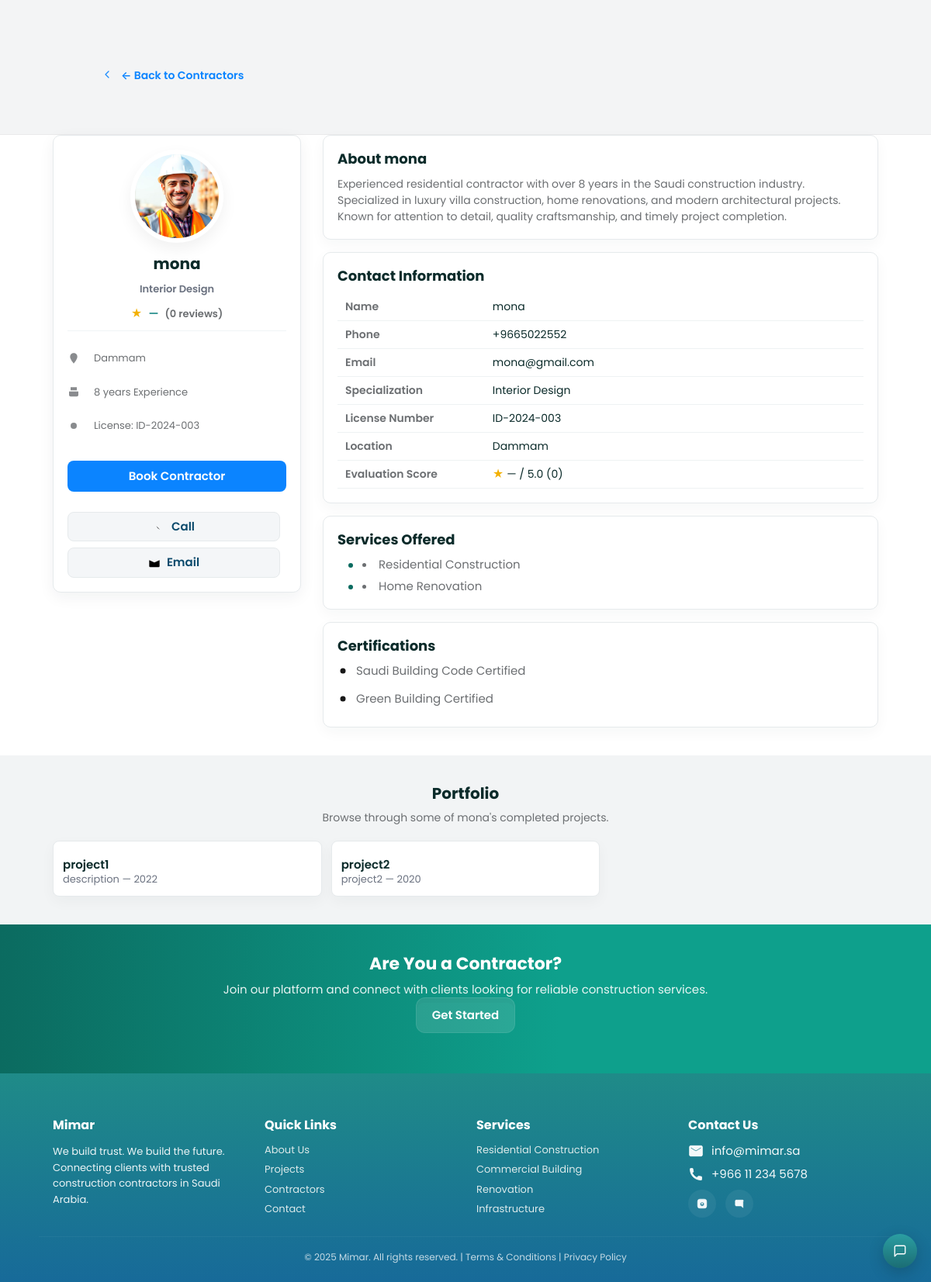
The app's page /new_backend/contractors_frontend/profile.php?id=7 with its own data.
### tables this page shows
CREATE TABLE `contractorprofile` (
  `contractor_id` int(11) NOT NULL,
  `specialization` varchar(200) DEFAULT NULL,
  `license_number` varchar(200) DEFAULT NULL,
  `location` varchar(300) DEFAULT NULL,
  `about` longtext DEFAULT NULL,
  `experience_years` tinyint(3) UNSIGNED DEFAULT NULL,
  `profile_image` varchar(600) DEFAULT NULL,
  `created_at` datetime(3) NOT NULL DEFAULT current_timestamp(3)
);

CREATE TABLE `user` (
  `user_id` int(11) NOT NULL,
  `name` varchar(200) NOT NULL,
  `email` varchar(320) NOT NULL,
  `password` varchar(512) NOT NULL,
  `phone` varchar(50) DEFAULT NULL,
  `role` enum('client','contractor','admin') NOT NULL,
  `created_at` datetime(3) NOT NULL DEFAULT current_timestamp(3),
  `status` varchar(50) DEFAULT NULL
);

CREATE TABLE `contractorservice` (
  `service_id` int(11) NOT NULL,
  `contractor_id` int(11) NOT NULL,
  `service_name` varchar(200) NOT NULL,
  `details` longtext DEFAULT NULL,
  `created_at` datetime(3) NOT NULL DEFAULT current_timestamp(3)
);

CREATE TABLE `contractorcertification` (
  `cert_id` int(11) NOT NULL,
  `contractor_id` int(11) NOT NULL,
  `cert_name` varchar(300) NOT NULL,
  `issuer` varchar(300) DEFAULT NULL,
  `issue_date` date DEFAULT NULL,
  `credential_url` varchar(600) DEFAULT NULL,
  `created_at` datetime(3) NOT NULL DEFAULT current_timestamp(3)
);

CREATE TABLE `contractorproject` (
  `portfolio_id` int(11) NOT NULL,
  `contractor_id` int(11) NOT NULL,
  `title` varchar(300) NOT NULL,
  `description` longtext DEFAULT NULL,
  `year_completed` smallint(5) UNSIGNED DEFAULT NULL,
  `project_url` varchar(600) DEFAULT NULL,
  `created_at` datetime(3) NOT NULL DEFAULT current_timestamp(3)
);

### new_backend/contractors_frontend/profile.php (the view, shortened to what this page needs)
<?php
function resolveImageWebPath(string $stored): string {
    $stored = trim((string)$stored);
    $storedNorm = str_replace('\\', '/', $stored);
    $candidateWeb = $storedNorm[0] === '/' ? $storedNorm : '/' . ltrim($storedNorm, '/');
    $docRoot = rtrim((string)($_SERVER['DOCUMENT_ROOT'] ?? ''), '/\\');
    if (strlen($candidateWeb) > 8 && stripos($candidateWeb, '/uploads/') === 0 && $docRoot !== '') {
        $maybeServer = $docRoot . '/new_backend' . $candidateWeb;
        if (is_file($maybeServer) && filesize($maybeServer) > 0) {
            return str_replace('\\', '/', '/new_backend' . $candidateWeb);
        }
    }
    return str_replace('\\', '/', $candidateWeb);
}
$pdo = getPDO();
if (isset($userId) && is_int($userId)) {
    $uid = (int)$userId;
} else {
    $uid = isset($_GET['id']) ? (int)$_GET['id'] : 0;
}
function e($s){ return htmlspecialchars((string)$s, ENT_QUOTES|ENT_SUBSTITUTE, 'UTF-8'); }
$stmt = $pdo->prepare('SELECT u.user_id, u.name, u.email, u.phone, u.role, p.* FROM `User` u LEFT JOIN ContractorProfile p ON p.contractor_id = u.user_id WHERE u.user_id = :id LIMIT 1');
$stmt->execute([':id' => $uid]);
$u = $stmt->fetch(PDO::FETCH_ASSOC);
$sStmt = $pdo->prepare('SELECT service_name, details FROM ContractorService WHERE contractor_id = :id ORDER BY service_id ASC');
$sStmt->execute([':id' => $uid]);
$services = $sStmt->fetchAll(PDO::FETCH_ASSOC);
$cStmt = $pdo->prepare('SELECT cert_name, issuer, issue_date FROM ContractorCertification WHERE contractor_id = :id ORDER BY cert_id ASC');
$cStmt->execute([':id' => $uid]);
$certs = $cStmt->fetchAll(PDO::FETCH_ASSOC);
$pStmt = $pdo->prepare('SELECT title, description, year_completed FROM ContractorProject WHERE contractor_id = :id ORDER BY portfolio_id ASC');
$pStmt->execute([':id' => $uid]);
$projects = $pStmt->fetchAll(PDO::FETCH_ASSOC);
$rStmt = $pdo->prepare('SELECT AVG(stars) as avg_stars, COUNT(*) as cnt FROM Rating WHERE contractor_id = :id');
$rStmt->execute([':id' => $uid]);
$r = $rStmt->fetch(PDO::FETCH_ASSOC);
$avg = $r && $r['avg_stars'] ? round($r['avg_stars'],1) : null;
$cnt = $r ? (int)$r['cnt'] : 0;
$profileImage = !empty($u['profile_image']) ? resolveImageWebPath($u['profile_image']) : '/m.jpg';
?>
<!doctype html>
<html lang="en">
<head>
  <link rel="stylesheet" href="styles.css">
</head>
<body>
  <header class="hero">
    <div class="container narrow">
      <div class="breadcrumb">
        <a class="back-link" href="contractors.php" title="Back to contractors" style="color:#0b84ff !important;">
          <svg width="16" height="16" viewBox="0 0 24 24" aria-hidden="true" focusable="false">
            <path d="M15 18l-6-6 6-6" fill="none" stroke="currentColor" stroke-width="1.8" stroke-linecap="round" stroke-linejoin="round"/>
          </svg>
          ← Back to Contractors
        </a>
      </div>
    </div>
  </header>
  <main class="container">
    <div class="main-grid">
      <aside class="sidebar-card">
        <div class="sidebar-top">
          <div class="profile-circle">
            <img src="<?= e($profileImage) ?>" alt="<?= e($u['name']) ?>" onerror="this.style.display='none'">
          </div>
          <div class="sidebar-name"><?= e($u['name']) ?></div>
          <div class="sidebar-specialty"><?= e($u['specialization'] ?: '') ?></div>
          <div class="sidebar-rating"><span class="star">★</span> <?= e($avg ?? '—') ?> <span class="small muted">(<?= $cnt ?> reviews)</span></div>
        </div>
        <div class="sidebar-meta" style="margin-top:12px;">
          <div class="meta-row"><svg viewBox="0 0 24 24" width="18" height="18" style="vertical-align:middle;margin-right:8px;"><path d="M12 2C8.13 2 5 5.13 5 9c0 5.25 7 13 7 13s7-7.75 7-13c0-3.87-3.13-7-7-7z"></path></svg> <?= e($u['location'] ?: '—') ?></div>
          <div class="meta-row" style="margin-top:8px;"><svg viewBox="0 0 24 24" width="18" height="18" style="vertical-align:middle;margin-right:8px;"><path d="M6 2v6h12V2zM3 10h18v7a3 3 0 0 1-3 3H6a3 3 0 0 1-3-3v-7z"/></svg> <?= ($u['experience_years'] !== null && $u['experience_years'] !== '') ? e($u['experience_years'] . ' years Experience') : '—' ?></div>
          <div class="meta-row" style="margin-top:8px;"><svg viewBox="0 0 24 24" width="18" height="18" style="vertical-align:middle;margin-right:8px;"><circle cx="12" cy="12" r="6"/></svg> License: <?= e($u['license_number'] ?: '—') ?></div>
        </div>
        <a class="book-btn" href="mailto:<?= e($u['email'] ?: 'info@mimar.sa') ?>?subject=Project%20Inquiry">Book Contractor</a>
        <div class="action-row" style="margin-top:12px;">
          <?php if (!empty($u['phone'])): ?>
            <a class="small-btn" href="tel:<?= e($u['phone']) ?>"><svg viewBox="0 0 24 24" width="16" height="16"><path d="M6.62 10.79a15.05 15.05 0 0 0 7.2 7.2"/></svg> Call</a>
          <?php endif; ?>
          <a class="small-btn" href="mailto:<?= e($u['email'] ?: 'info@mimar.sa') ?>"><svg viewBox="0 0 24 24" width="16" height="16"><path d="M2 6.5V18a2 2 0 0 0 2 2h16a2 2 0 0 0 2-2V6.5L12 11 2 6.5z"/></svg> Email</a>
        </div>
      </aside>
      <section>
        <div class="panel">
          <h3>About <?= e($u['name']) ?></h3>
          <p><?= nl2br(e($u['about'] ?: 'No biography available.')) ?></p>
        </div>
        <div class="panel">
          <h3>Contact Information</h3>
          <table class="contact-table" style="width:100%;border-collapse:collapse">
            <tr><td style="padding:8px 10px;width:160px;font-weight:600">Name</td><td style="padding:8px 10px;"><?= e($u['name']) ?></td></tr>
            <tr><td style="padding:8px 10px;font-weight:600">Phone</td><td style="padding:8px 10px;"><?= e($u['phone'] ?: '—') ?></td></tr>
            <tr><td style="padding:8px 10px;font-weight:600">Email</td><td style="padding:8px 10px;"><?= e($u['email'] ?: '—') ?></td></tr>
            <tr><td style="padding:8px 10px;font-weight:600">Specialization</td><td style="padding:8px 10px;"><?= e($u['specialization'] ?: '—') ?></td></tr>
            <tr><td style="padding:8px 10px;font-weight:600">License Number</td><td style="padding:8px 10px;"><?= e($u['license_number'] ?: '—') ?></td></tr>
            <tr><td style="padding:8px 10px;font-weight:600">Location</td><td style="padding:8px 10px;"><?= e($u['location'] ?: '—') ?></td></tr>
            <tr><td style="padding:8px 10px;font-weight:600">Evaluation Score</td><td style="padding:8px 10px;"><span class="star">★</span> <?= e($avg ?? '—') ?> / 5.0 (<?= $cnt ?>)</td></tr>
          </table>
        </div>
        <div class="panel">
          <h3>Services Offered</h3>
          <div class="services-grid">
            <?php if (!empty($services)): ?>
              <ul class="service-list">
                <?php foreach ($services as $s): ?><li><?= e($s['service_name']) ?><?= !empty($s['details']) ? ' — ' . e($s['details']) : '' ?></li><?php endforeach; ?>
              </ul>
            <?php else: ?>
              <p class="muted">No services listed.</p>
            <?php endif; ?>
          </div>
        </div>
        <div class="panel">
          <h3>Certifications</h3>
          <div class="cert-list">
            <?php if (!empty($certs)): foreach ($certs as $c): ?>
              <div class="cert-item"><svg viewBox="0 0 24 24" width="18" height="18"><circle cx="12" cy="12" r="6"/></svg> <?= e($c['cert_name']) ?> <?= !empty($c['issuer']) ? ' — ' . e($c['issuer']) : '' ?></div>
            <?php endforeach; else: ?>
              <p class="muted">No certifications listed.</p>
            <?php endif; ?>
          </div>
        </div>
      </section>
    </div>
  </main>
  <section class="portfolio-band" style="margin-top:20px;">
    <div class="portfolio-inner" style="max-width:1100px;margin:0 auto;padding:0 18px;">
      <h2>Portfolio</h2>
      <p>Browse through some of <?= e($u['name']) ?>'s completed projects.</p>
      <div class="portfolio-grid">
        <?php if (!empty($projects)): foreach ($projects as $proj): ?>
          <div class="project-card">
            <div style="padding-top:8px;font-weight:600;"><?= e($proj['title']) ?></div>
            <div style="font-size:13px;color:#6b7280;"><?= e($proj['description'] ?: '') ?> <?= !empty($proj['year_completed']) ? ' — ' . e($proj['year_completed']) : '' ?></div>
          </div>
        <?php endforeach; else: ?>
          <div class="muted">No portfolio items available.</div>
        <?php endif; ?>
      </div>
    </div>
  </section>
  <section class="cta-band" style="margin-top:28px;">
    <div class="container narrow cta-inner">
      <div>
        <h2>Are You a Contractor?</h2>
        <p>Join our platform and connect with clients looking for reliable construction services.</p>
      </div>
      <div>
        <a class="btn ghost big" href="#">Get Started</a>
      </div>
    </div>
  </section>
  <footer class="site-footer seam-fix">
    <div class="container footer-grid">
      <div class="col">
        <h4>Mimar</h4>
        <p class="muted">We build trust. We build the future. Connecting clients with trusted construction contractors in Saudi Arabia.</p>
      </div>
      <div class="col">
        <h4>Quick Links</h4>
        <ul class="links">
          <li><a href="#">About Us</a></li>
          <li><a href="#">Projects</a></li>
          <li><a href="#">Contractors</a></li>
          <li><a href="#">Contact</a></li>
        </ul>
      </div>
      <div class="col">
        <h4>Services</h4>
        <ul class="links">
          <li>Residential Construction</li>
          <li>Commercial Building</li>
          <li>Renovation</li>
          <li>Infrastructure</li>
        </ul>
      </div>
      <div class="col contact-col" aria-label="Contact information">
        <h4>Contact Us</h4>
        <div class="contact-item">
          <svg viewBox="0 0 24 24" aria-hidden="true" focusable="false">
            <path d="M20 4H4a2 2 0 0 0-2 2v12a2 2 0 0 0 2 2h16a2 2 0 0 0 2-2V6a2 2 0 0 0-2-2zm0 4-8 5-8-5V6l8 5 8-5v2z"/>
          </svg>
          <a href="mailto:info@mimar.sa">info@mimar.sa</a>
        </div>
        <div class="contact-item">
          <svg viewBox="0 0 24 24" aria-hidden="true" focusable="false">
            <path d="M6.62 10.79a15.053 15.053 0 0 0 6.59 6.59l2.2-2.2a1 1 0 0 1 1.01-.24c1.12.37 2.33.57 3.57.57a1 1 0 0 1 1 1V20a1 1 0 0 1-1 1C10.07 21 3 13.93 3 4a1 1 0 0 1 1-1h2.5a1 1 0 0 1 1 1c0 1.24.2 2.45.57 3.57a1 1 0 0 1-.24 1.01l-2.21 2.21z"/>
          </svg>
          <a href="tel:+966112345678">+966 11 234 5678</a>
        </div>
        <div class="social-row" aria-hidden="false">
          <a href="#" aria-label="Instagram">
          </a>
          <a href="#" aria-label="Messages/Chat">
            <svg viewBox="0 0 24 24" aria-hidden="true" focusable="false" fill="currentColor">
              <path d="M21 6a2 2 0 0 0-2-2H5C3.9 4 3 4.9 3 6v9a2 2 0 0 0 2 2h11l4 4V6z"/>
            </svg>
          </a>
        </div>
      </div>
    </div>
    <div class="container">
      <div class="copyright">© <?= date('Y') ?> Mimar. All rights reserved. | Terms & Conditions | Privacy Policy</div>
    </div>
    <div class="floating-wrapper" aria-live="polite">
      <a href="#" class="floating-help" id="floatingBtn" aria-label="Open chat">
        <svg viewBox="0 0 24 24" width="56" height="56" aria-hidden="true" focusable="false">
          <path d="M21 15a2 2 0 0 1-2 2H7l-4 4V5a2 2 0 0 1 2-2h14a2 2 0 0 1 2 2z"
                fill="none" stroke="currentColor" stroke-width="1.8" stroke-linecap="round" stroke-linejoin="round"/>
        </svg>
      </a>
    </div>
  </footer>
</body>
</html>

### records on screen
contractorprofile: profile_image (picture), contractor_id.name "mona", specialization "Interior Design", location "Dammam", experience_years "8 years Experience", license_number "ID-2024-003", about "Experienced residential contractor with over 8 years in the Saudi construction industry. Specialized in luxury villa construction, home renovations, and modern architectural projects. Known for attention to detail, quality craftsmanship, and timely project completion.", contractor_id.phone "+9665022552", contractor_id.email "mona@gmail.com"
contractorservice: service_name "Residential Construction"
contractorservice: service_name "Home Renovation"
contractorcertification: cert_name "Saudi Building Code Certified"
contractorcertification: cert_name "Green Building Certified"
contractorproject: title "project1", description "description", year_completed "2022"
contractorproject: title "project2", description "project2", year_completed "2020"

### other values on screen
$avg "—"
$cnt "0"
